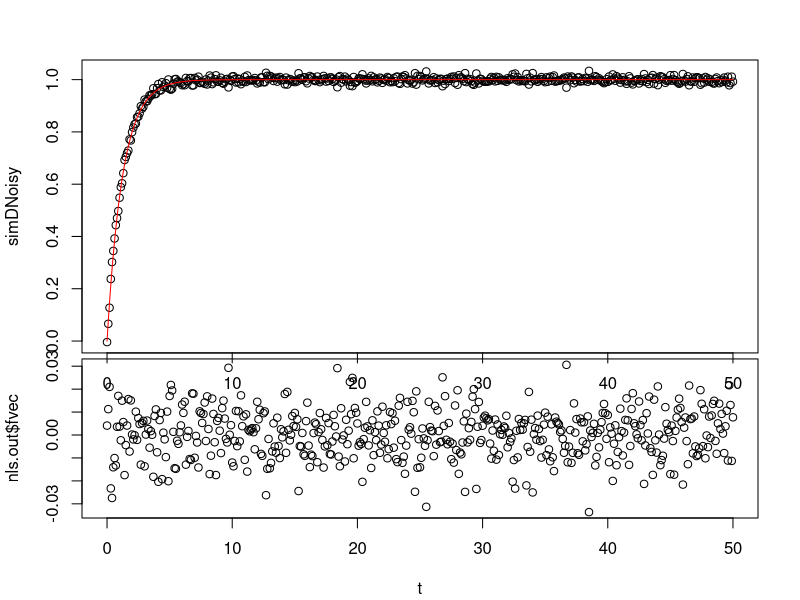

Recreate this plot in R.
library(minpack.lm)
library(deSolve)

ABCD_First_Order <- function(t, state, parameters) {
  with(as.list(c(state, parameters)), {
    dA <- -k1*A
    dB <- k1*A-k2*B
    dC <- k2*B-k3*C
    dD <- k3*C
    list(c(dA, dB, dC, dD))
  })
}

ABC_First_Order <- function(t, state, parameters) {
  with(as.list(c(state, parameters)), {
    dA <- -k1*A
    dB <- k1*A-k2*B
    dC <- k2*B
    list(c(dA, dB, dC))
  })
}

AB_First_Order <- function(t, state, parameters) {
  with(as.list(c(state, parameters)), {
    dA <- -k1*A
    dB <- k1*A
    list(c(dA, dB))
  })
}

func_ode_2 <- function(params,tt){
  parameters <- c(k1=params$k1)
  state <- c(A=1,B=0)
  out <- ode(y = state, times = tt, func = AB_First_Order, parms = parameters)
  fout <- out[,3]
  return(fout[1:length(tt)])
}

func_ode_3 <- function(params,tt){
  parameters <- c(k1=params$k1, k2=params$k2)
  state <- c(A=1,B=0,C=0)
  out <- ode(y = state, times = tt, func = ABC_First_Order, parms = parameters,method="ode45")
  fout <- rowSums(out[,3:4])
  return(fout[1:length(tt)])
}

func_ode_4 <- function(params,tt){
  parameters <- c(k1=params$k1, k2=params$k2, k3=params$k3)
  state <- c(A=1,B=0,C=0,D=0)
  out <- ode(y = state, times = tt, func = ABCD_First_Order, parms = parameters)
  fout <- rowSums(out[,3:5])
  return(fout[1:length(tt)])
}


t <- seq(0, 50, by = 0.1)

## values over which to simulate data
pp = list(k1=0.8,k2=-0.1)
simDNoisy <- func_ode_3(pp,t) + rnorm(length(t),sd=.01)

## residual function
residFun <- function(p, observed, tt) {
  residFun <- func_ode_3(p,tt) - observed
}
## starting values for parameters
parStart <- list(k1=0.6,k2=-0.5)
lower <- c(k1=0.5,k2=-0.4)
upper <- c(k1=0.9,k2=-0.01)

## perform fit
nls.out <- nls.lm(par=parStart,lower=lower, upper=upper, fn = residFun, observed = simDNoisy, tt = t, control = nls.lm.control(nprint=1))

## plot model evaluated at final parameter estimates
#plot(t,getPred(as.list(coef(nls.out)), x), col=2, lwd=2)
layout(matrix(1:2, ncol = 1), widths = 1, heights = c(2,1.4), respect = FALSE)
par(mar = c(0, 4.1, 3, 2.1))
plot(t,simDNoisy)
lines(t,func_ode_2(nls.out$par,t),col="red",xaxt="n")
par(mar = c(4.1, 4.1, 0.3, 2.1))
plot(t,nls.out$fvec)

## summary information on parameter estimates
summary(nls.out)
